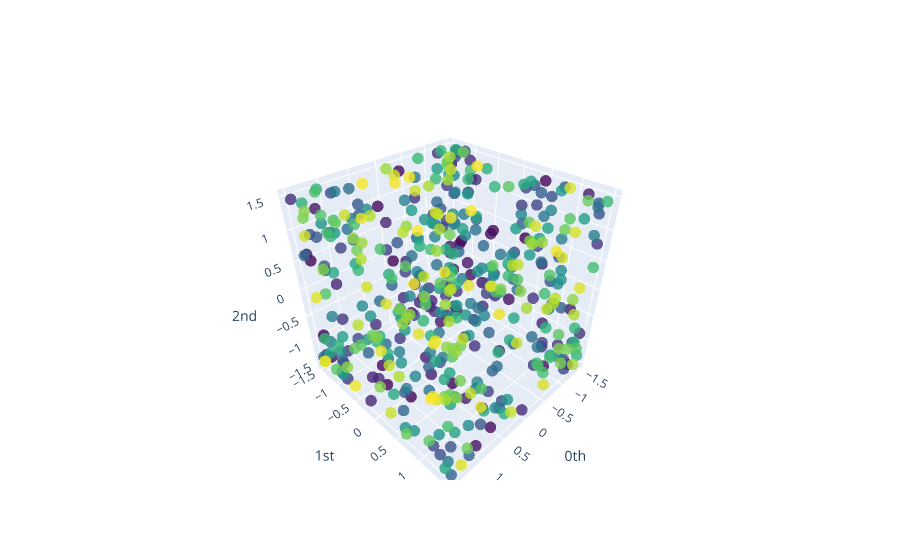

The code cell stored with this chart in its notebook:
### Code cell
plot_point_cloud(noisy_point_cloud).show()

### Figure 1 — Plotly figure (JSON) as saved in the notebook; plotly's stock layout.template omitted (floating-point values rounded to 4 significant figures; data arrays with more than 128 entries replaced by an {"elided": "..."} marker saying what was removed)
{"data": [{"marker": {"color": {"elided": "484 int values"}, "colorscale": [[0, "#440154"], [0.1111, "#482878"], [0.2222, "#3e4989"], [0.3333, "#31688e"], [0.4444, "#26828e"], [0.5556, "#1f9e89"], [0.6667, "#35b779"], [0.7778, "#6ece58"], [0.8889, "#b5de2b"], [1, "#fde725"]], "opacity": 0.8, "size": 4}, "mode": "markers", "type": "scatter3d", "x": {"elided": "484 float values"}, "y": {"elided": "484 float values"}, "z": {"elided": "484 float values"}}], "layout": {"scene": {"xaxis": {"exponentformat": "e", "showexponent": "all", "title": {"text": "0th"}, "type": "linear"}, "yaxis": {"exponentformat": "e", "showexponent": "all", "title": {"text": "1st"}, "type": "linear"}, "zaxis": {"exponentformat": "e", "showexponent": "all", "title": {"text": "2nd"}, "type": "linear"}}}}
